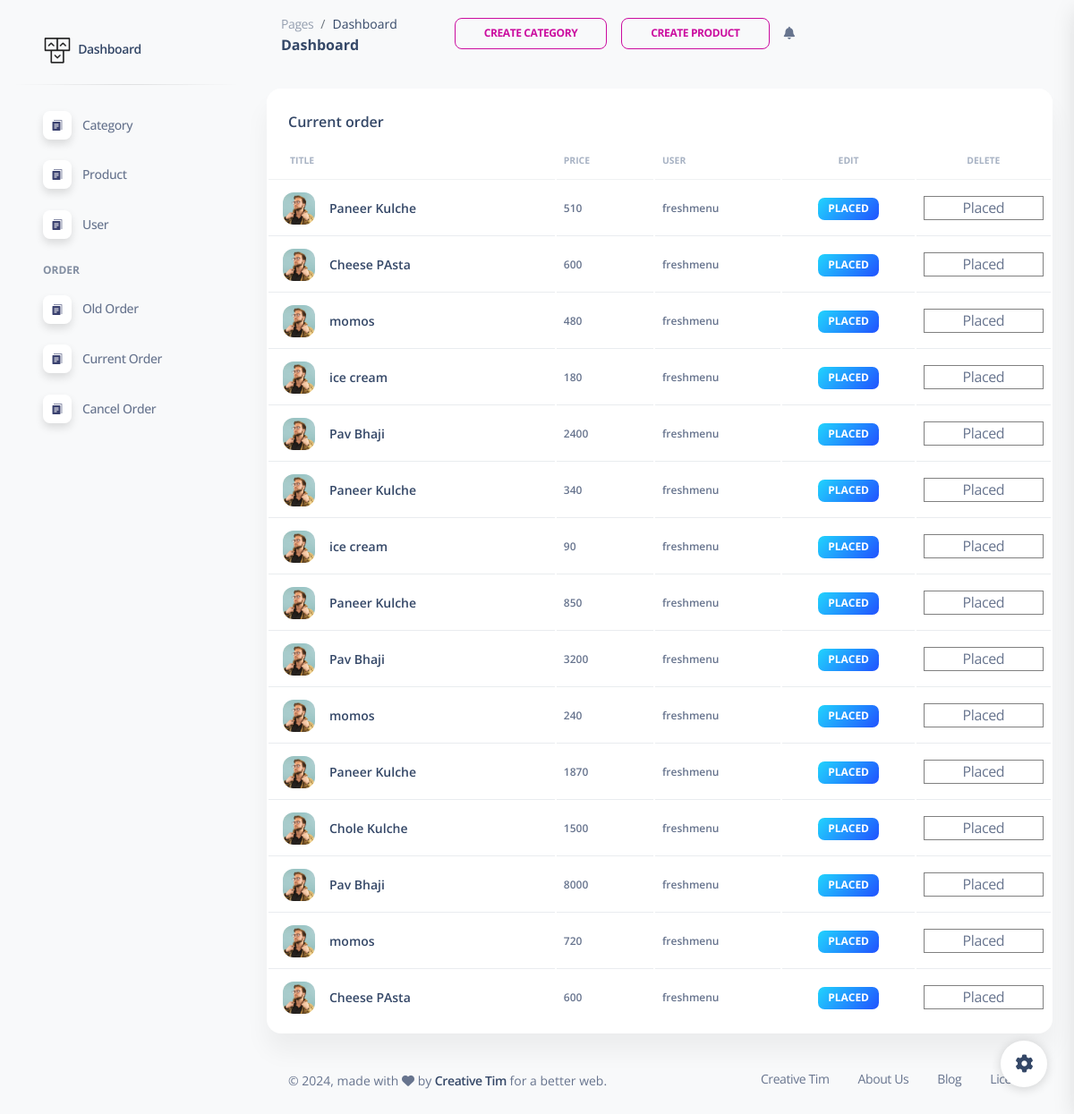
The page /dashboard/currentorder (signed in) on the database its author committed.
### onlinestore/models.py (models this page shows)
class Order(models.Model):
    name=models.CharField(max_length=70)
    price=models.IntegerField()
    user=models.ForeignKey(User,on_delete=models.CASCADE)
    order_status=models.CharField(max_length=100,default='cart')
    quantity=models.IntegerField(default=1)

### onlinestore/views.py (the view)
# urls.py: path('dashboard/currentorder',views.currentorder,name='current') ,
def currentorder(request):
        if request.user.is_authenticated:
            usern=request.user
            cart=Order.objects.filter(order_status='placed')
            total=cart.annotate(total_sum=Sum('price'))
            total2=0
            for i in total:
                total2+=i.price
        else:
            cart=[]
        return render(request, 'dashboard/current-order.html' , {'data':cart,'total':total2})

### template/dashboard/current-order.html (shortened to what this page needs)
{% extends 'dashboard/dashboard.html' %}
{% block main %}
<div class="container-fluid py-4">
  <div class="row">
    <div class="col-12">
      <div class="card mb-4">
        <div class="card-header pb-0">
          <h6>Current order</h6>
        </div>
        <div class="card-body px-0 pt-0 pb-2">
          <div class="table-responsive p-0">
            <table class="table align-items-center mb-0">
              <thead>
                <tr>
                  <th class="text-uppercase text-secondary text-xxs font-weight-bolder opacity-7">Title</th>
                  <th class="text-uppercase text-secondary text-xxs font-weight-bolder opacity-7 ps-2">Price</th>
                  <th class="text-uppercase text-secondary text-xxs font-weight-bolder opacity-7 ps-2">User</th>
                  <th class="text-center text-uppercase text-secondary text-xxs font-weight-bolder opacity-7">Edit</th>
                  <th class="text-center text-uppercase text-secondary text-xxs font-weight-bolder opacity-7">Delete</th>
                </tr>
              </thead>
              <tbody>
                {% for i in data %}
                <tr>
                  <td>
                    <div class="d-flex px-2 py-1">
                      <div>
                        <img src="../assets/img/team-3.jpg" class="avatar avatar-sm me-3" alt="user2">
                      </div>
                      <div class="d-flex flex-column justify-content-center">
                        <h6 class="mb-0 text-sm">{{i.name}}</h6>
                      </div>
                    </div>
                  </td>
                  <td>
                    <p class="text-xs font-weight-bold mb-0">{{i.price}}</p>
                  </td>
                  <td>
                    <p class="text-xs font-weight-bold mb-0">{{i.user}}</p>
                  </td>
                  <td class="align-middle text-center">
                    <span class="badge badge-sm bg-gradient-info">Placed</span>
                  </td>
                  <td class="align-middle text-center">
                    <a href="javascript:;" style="border: 1px solid grey;" class="nav-link text-body p-0" id="dropdownMenuButton" data-bs-toggle="dropdown" aria-expanded="false">
                    Placed
                    </a>
                  </td>
                </tr>
                {% endfor %}
              </tbody>
            </table>
          </div>
        </div>
      </div>
    </div>
  </div>
{% endblock %}

### template/dashboard/dashboard.html (shortened to what this page needs)
{% include 'dashboard/partial/navbar.html' %}
{% load static %}
{% block main %}{% endblock %}
      {% include 'dashboard/partial/footer.html' %}

### template/dashboard/partial/navbar.html (shortened to what this page needs)
{% load static %}
<!DOCTYPE html>
<html lang="en">
<head>
  <link href="{% static 'assets/css/nucleo-icons.css' %}" rel="stylesheet" />
  <link href="{% static 'assets/css/nucleo-svg.css' %}" rel="stylesheet" />
  <link href="{% static 'assets/css/nucleo-svg.css' %}" rel="stylesheet" />
  <link id="pagestyle" href="{% static 'assets/css/soft-ui-dashboard.css' %}" rel="stylesheet" />
</head>
<body class="g-sidenav-show  bg-gray-100">
  <aside class="sidenav navbar navbar-vertical navbar-expand-xs border-0 border-radius-xl my-3 fixed-start ms-3 " id="sidenav-main">
    <div class="sidenav-header">
      <a class="navbar-brand m-0" href=" https://demos.creative-tim.com/soft-ui-dashboard/pages/dashboard.html " target="_blank">
        <img src="{% static '/assets/img/logo-ct-dark.png' %}" class="navbar-brand-img h-100" alt="main_logo">
        <span class="ms-1 font-weight-bold"> Dashboard</span>
      </a>
    </div>
    <hr class="horizontal dark mt-0">
    <div class="collapse navbar-collapse  w-auto " id="sidenav-collapse-main">
      <ul class="navbar-nav">
        <li class="nav-item">
          <a class="nav-link  " href="{% url 'category' %}">
            <div class="icon icon-shape icon-sm shadow border-radius-md bg-white text-center me-2 d-flex align-items-center justify-content-center">
            </div>
            <span class="nav-link-text ms-1">Category</span>
          </a>
        </li>
        <li class="nav-item">
          <a class="nav-link  " href="{% url 'product' %}">
            <div class="icon icon-shape icon-sm shadow border-radius-md bg-white text-center me-2 d-flex align-items-center justify-content-center">
            </div>
            <span class="nav-link-text ms-1">Product</span>
          </a>
        </li>
        <li class="nav-item">
          <a class="nav-link  " href="{% url 'userdash' %}">
            <div class="icon icon-shape icon-sm shadow border-radius-md bg-white text-center me-2 d-flex align-items-center justify-content-center">
            </div>
            <span class="nav-link-text ms-1">User</span>
          </a>
        </li>
        <li class="nav-item mt-3">
          <h6 class="ps-4 ms-2 text-uppercase text-xs font-weight-bolder opacity-6">Order</h6>
        </li>
        <li class="nav-item">
          <a class="nav-link  " href="{% url 'old' %}">
            <div class="icon icon-shape icon-sm shadow border-radius-md bg-white text-center me-2 d-flex align-items-center justify-content-center">
            </div>
            <span class="nav-link-text ms-1">Old Order</span>
          </a>
        </li>
        <li class="nav-item">
          <a class="nav-link  " href="{% url 'current' %}">
            <div class="icon icon-shape icon-sm shadow border-radius-md bg-white text-center me-2 d-flex align-items-center justify-content-center">
            </div>
            <span class="nav-link-text ms-1">Current Order</span>
          </a>
        </li>
        <li class="nav-item">
          <a class="nav-link  " href="{% url 'cancel' %}">
            <div class="icon icon-shape icon-sm shadow border-radius-md bg-white text-center me-2 d-flex align-items-center justify-content-center">
            </div>
            <span class="nav-link-text ms-1">Cancel Order</span>
          </a>
        </li>
      </ul>
    </div>
  </aside>
  <main class="main-content position-relative max-height-vh-100 h-100 border-radius-lg ">
    <nav class="navbar navbar-main navbar-expand-lg px-0 mx-4 shadow-none border-radius-xl" id="navbarBlur" navbar-scroll="true">
      <div class="container-fluid py-1 px-3">
        <nav aria-label="breadcrumb">
          <ol class="breadcrumb bg-transparent mb-0 pb-0 pt-1 px-0 me-sm-6 me-5">
            <li class="breadcrumb-item text-sm"><a class="opacity-5 text-dark" href="javascript:;">Pages</a></li>
            <li class="breadcrumb-item text-sm text-dark active" aria-current="page">Dashboard</li>
          </ol>
          <h6 class="font-weight-bolder mb-0">Dashboard</h6>
        </nav>
        <div class="collapse navbar-collapse mt-sm-0 mt-2 me-md-0 me-sm-4" id="navbar">
          <ul class="navbar-nav  justify-content-end">
            <li class="nav-item d-flex align-items-center">
              <a class="btn btn-outline-primary btn-sm mb-0 me-3" target="_blank" href="{% url 'categorycreate' %}">Create Category</a>
            </li>
            <li class="nav-item d-flex align-items-center">
              <a class="btn btn-outline-primary btn-sm mb-0 me-3" target="_blank" href="{% url 'productcreate' %}">Create Product</a>
            </li>
            <li class="nav-item dropdown pe-2 d-flex align-items-center">
              <a href="javascript:;" class="nav-link text-body p-0" id="dropdownMenuButton" data-bs-toggle="dropdown" aria-expanded="false">
                <i class="fa fa-bell cursor-pointer"></i>
              </a>
            </li>
          </ul>
        </div>
      </div>
    </nav>

### template/dashboard/partial/footer.html (shortened to what this page needs)
{% load static %}
<footer class="footer pt-3  ">
    <div class="container-fluid">
      <div class="row align-items-center justify-content-lg-between">
        <div class="col-lg-6 mb-lg-0 mb-4">
          <div class="copyright text-center text-sm text-muted text-lg-start">
            © ,
            made with <i class="fa fa-heart"></i> by
            <a href="https://www.creative-tim.com" class="font-weight-bold" target="_blank">Creative Tim</a>
            for a better web.
          </div>
        </div>
        <div class="col-lg-6">
          <ul class="nav nav-footer justify-content-center justify-content-lg-end">
            <li class="nav-item">
              <a href="https://www.creative-tim.com" class="nav-link text-muted" target="_blank">Creative Tim</a>
            </li>
            <li class="nav-item">
              <a href="https://www.creative-tim.com/presentation" class="nav-link text-muted" target="_blank">About Us</a>
            </li>
            <li class="nav-item">
              <a href="https://www.creative-tim.com/blog" class="nav-link text-muted" target="_blank">Blog</a>
            </li>
            <li class="nav-item">
              <a href="https://www.creative-tim.com/license" class="nav-link pe-0 text-muted" target="_blank">License</a>
            </li>
          </ul>
        </div>
      </div>
    </div>
  </footer>
</div>
</main>
<div class="fixed-plugin">
<a class="fixed-plugin-button text-dark position-fixed px-3 py-2">
  <i class="fa fa-cog py-2"> </i>
</a>
</div>
</body>
</html>

### static/assets/css/nucleo-svg.css (style rules this page uses)
.icon { display: inline-block; color: #111111; height: 1em; width: 1em; }
.icon-sm { height: 0.8em; width: 0.8em; }
.icon { fill: currentColor; stroke: none; }

### rows shown on the page
Order: name "Paneer Kulche", price "510", user "freshmenu"
Order: name "Cheese PAsta", price "600", user "freshmenu"
Order: name "momos", price "480", user "freshmenu"
Order: name "ice cream", price "180", user "freshmenu"
Order: name "Pav Bhaji", price "2400", user "freshmenu"
Order: name "Paneer Kulche", price "340", user "freshmenu"
Order: name "ice cream", price "90", user "freshmenu"
Order: name "Paneer Kulche", price "850", user "freshmenu"
Order: name "Pav Bhaji", price "3200", user "freshmenu"
Order: name "momos", price "240", user "freshmenu"
Order: name "Paneer Kulche", price "1870", user "freshmenu"
Order: name "Chole Kulche", price "1500", user "freshmenu"
Order: name "Pav Bhaji", price "8000", user "freshmenu"
Order: name "momos", price "720", user "freshmenu"
Order: name "Cheese PAsta", price "600", user "freshmenu"
